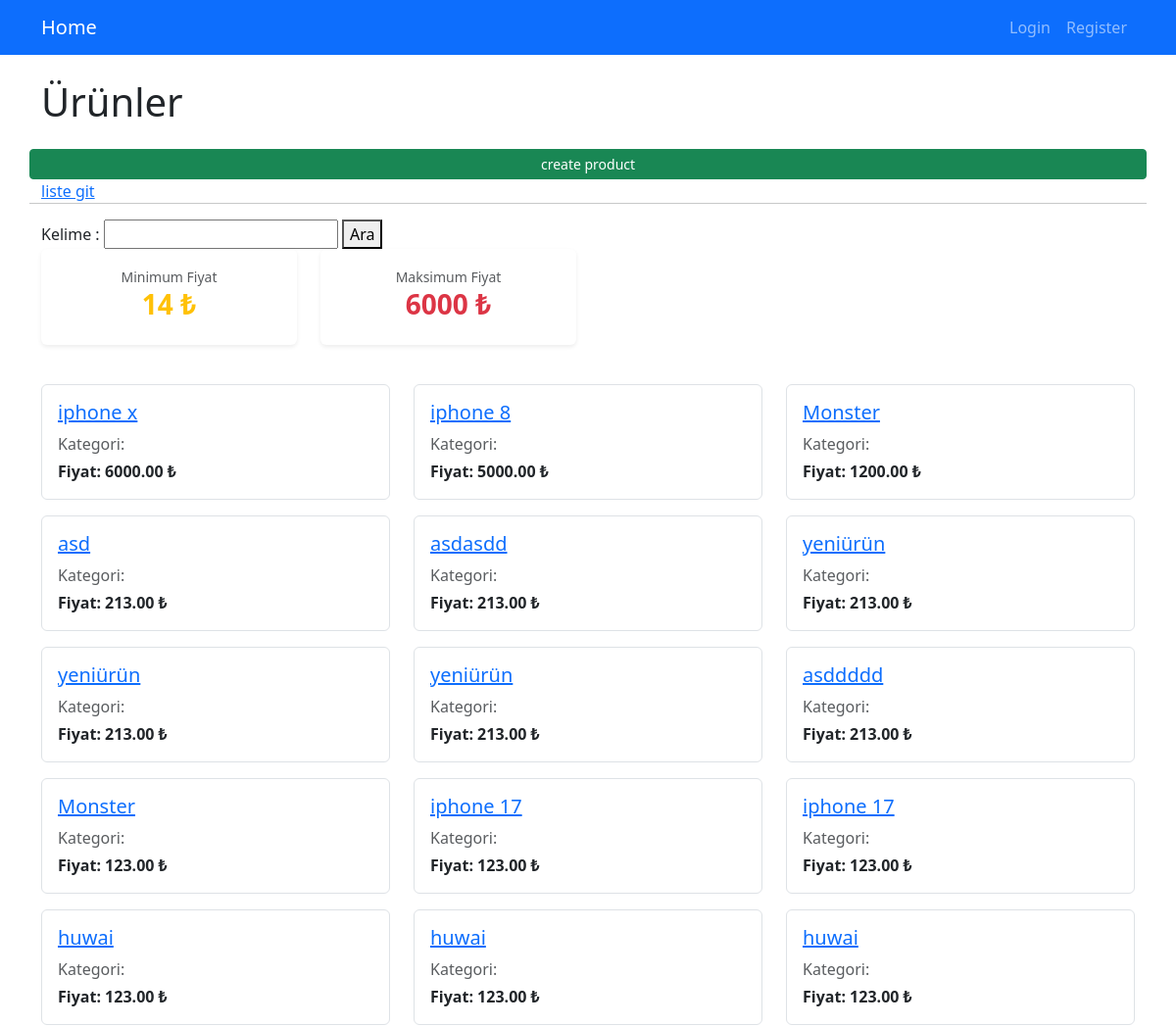
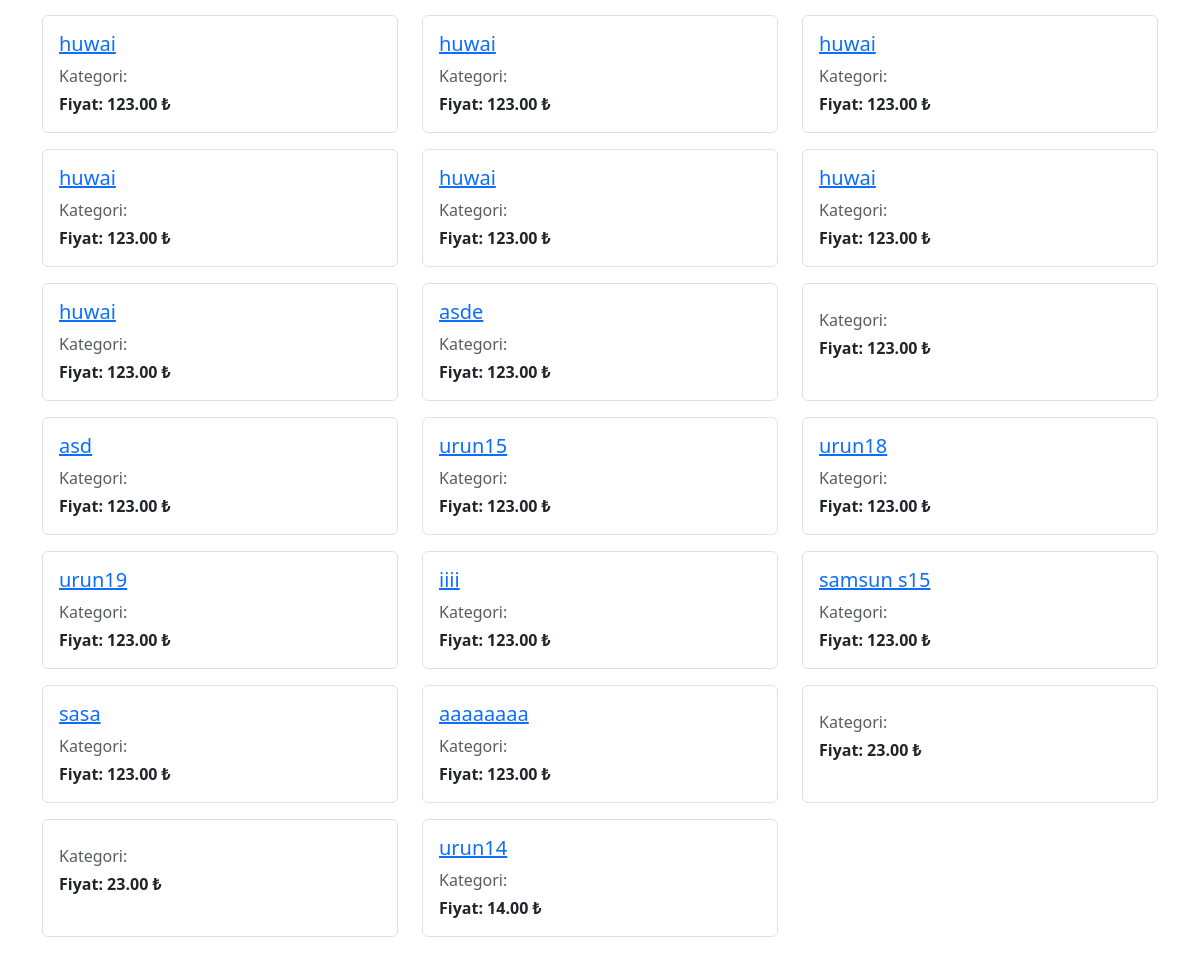
The app's page /products/, older data (2 pictures, top to bottom).
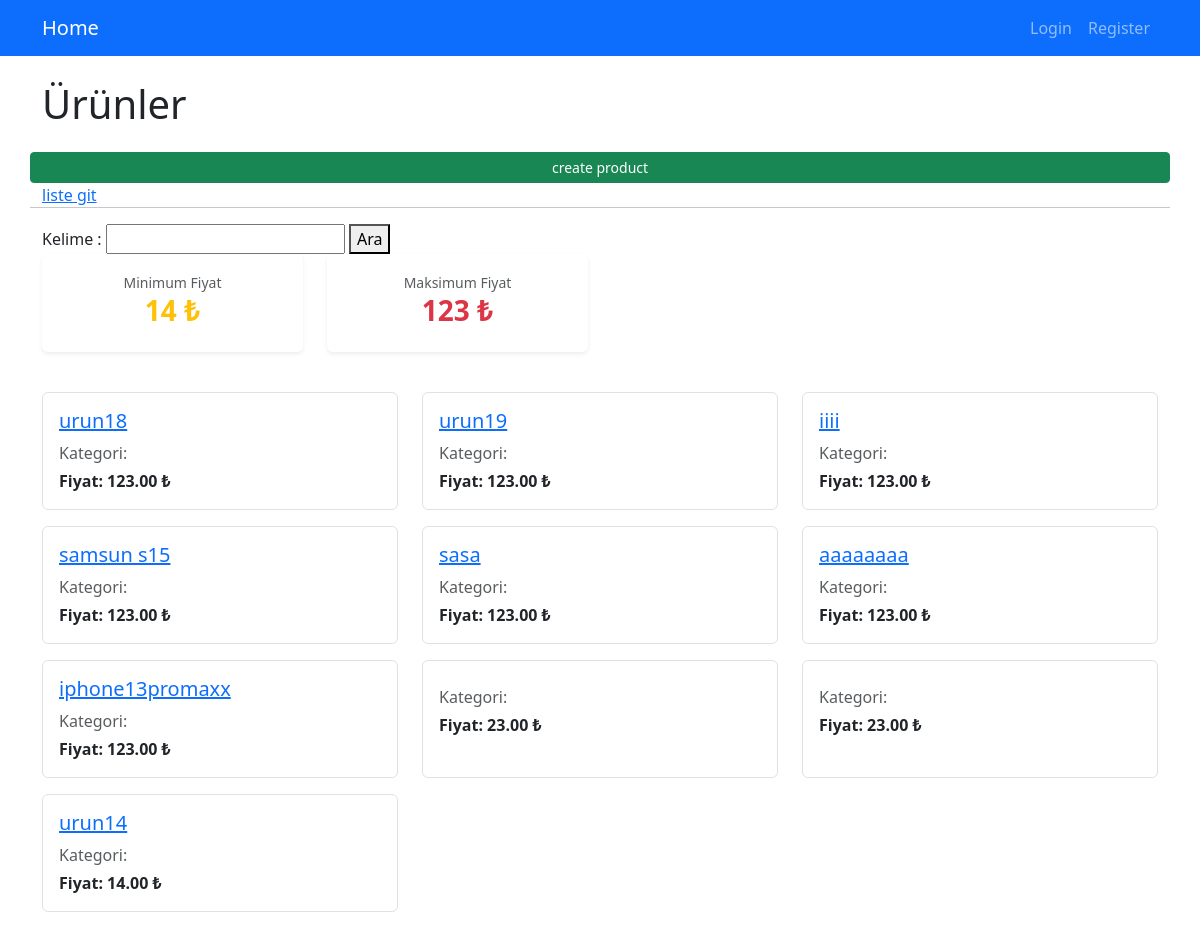
The same page, newer data.
### myapp/models.py (models this page shows, shortened)
class Product(models.Model):
    name= models.CharField(max_length=50) # varchar max 50 sql karşılığı
    price = models.DecimalField( max_digits=8, decimal_places=2)
    description=models.CharField(max_length=200)
    image = models.FileField(upload_to="images/", blank=True, null=True)
    isActive= models.BooleanField(default=True)#NULL =>null=True DEĞER içeriz herhangi bir kayıt olmaz yani 0 yada 1 olarak gelmez, illa true false olmasına gerek yok
    """category=models.ForeignKey(Category, on_delete=models.CASCADE,null=True, related_name="products") # ilişki kurduk category ile burda , bir kategori silinirse ona bağlı ürünlerde silinsin istiyoruz on_delete=models.CASCADE ile , null=True bu alan boş geçilebilir demek..////Cascade yerine on_delete=models.SET_NULL da kullanılabilir bu durumda kategori silinirse ürün kalır ama kategorisi null olur null=true olması gerek ama dikkat bunu tanımlarsan, yada setdafult bi değer///"""
    supplier=models.ForeignKey(Supplier, on_delete=models.CASCADE, null=True,)
    categories=models.ManyToManyField(Category) #bir ürün birden fazla kategoriye ait olabilir bir kategoriye de birden fazla ürün ait olabilir many to many ilişki kurduk
    slug =models.SlugField(default="", null=False, db_index=True ,blank=True) #mig olucak bunun için name göre bi veri bulcaz /1 yerine products/telefonu bulcaz bunun sayesinde zaten otomatik oluşuyor sluga adminde görmemek için editable create aşamsında o kendi kendiine oluşcak zaten
    """
    def save(self, *args, **kwargs):
        # self.slug= self.name.replace(" ","-").lower() #  bu yapı yerine yada boşlukları silin türkçe akrakterleri ing yapn çeviren bir yapıyı kullancaz slugify bu yapida
        self.slug= slugify(self.name)
        super().save(*args, **kwargs)
    """

### myapp/views.py (the view)
# urls.py: path('',  views.index, name='products'),     # ikisindede index gelir
def index(request):
    products=Product.objects.all().order_by("-price") #fiyat a göre sıralama azalan yükseğden -düşüğe
    product_max=Product.objects.aggregate(Max("price"))
    product_min=Product.objects.aggregate(Min("price"))
    context={
        "products":products,
        "max_price":product_max,
        "min_price":product_min
    }
    return render(request,'index.html',context)

### templates/index.html (shortened to what this page needs)
{% extends "layout.html" %}
{% load static %}
{% block content %}
<div class="container mt-4">
    <h1 class="mb-4">Ürünler</h1>
    <div class="row mb-4">
        <a href="create"  class="btn btn-success btn-sm px-1"> create product</a>
        <a href="list">liste git</a>
        <hr>
        <form action="list" method="get">
            Kelime : <input type="text" name="q" >
            <button type="submit">Ara</button>
        </form>
        <div class="col-md-3 col-sm-6 mb-3">
            <div class="card shadow-sm border-0 text-center">
                <div class="card-body">
                    <small class="text-muted">Minimum Fiyat</small>
                    <h3 class="fw-bold text-warning">
                        {{ min_price.price__min }} ₺
                    </h3>
                </div>
            </div>
        </div>
        <div class="col-md-3 col-sm-6 mb-3">
            <div class="card shadow-sm border-0 text-center">
                <div class="card-body">
                    <small class="text-muted">Maksimum Fiyat</small>
                    <h3 class="fw-bold text-danger">
                        {{ max_price.price__max }} ₺
                    </h3>
                </div>
            </div>
        </div>
    </div>
    <div class="row">
        {% for product in products %}
            <div class="col-md-4 mb-3">
                <div class="product-item p-3 border rounded h-100">
                    <h5 class="product-title">
                        <a href="{% url 'product_details' slug=product.slug %}">
                            {{ product.name }}
                        </a>
                    </h5>
                    <p class="text-muted mb-1">
                        Kategori: {{ product.category }}
                    </p>
                    <p class="fw-bold mb-0">
                        Fiyat: {{ product.price }} ₺
                    </p>
                </div>
            </div>
        {% empty %}
            <div class="col">
                <p class="text-muted">Henüz ürün eklenmemiş.</p>
            </div>
        {% endfor %}
    </div>
</div>
{% endblock %}

### templates/layout.html (shortened to what this page needs)
{% load static %}
<!DOCTYPE html>
<html lang="en">
<head>
    <link href="https://cdn.jsdelivr.net/npm/bootstrap@5.3.8/dist/css/bootstrap.min.css"
      rel="stylesheet"
>
    <link rel="stylesheet" href="{% static 'css/styles.css' %}">
</head>
<body>
    {% include "partials/_header.html" %}
    {% block content %}
    {% endblock %}
</body>
</html>

### templates/partials/_header.html (shortened to what this page needs)
<header>
    <nav class="navbar navbar-expand-lg navbar-dark bg-primary mb-3">
        <div class="container">
            <a class="navbar-brand" href="/products">Home</a>
            <div class="collapse navbar-collapse" id="navbarNav">
                <ul class="navbar-nav ms-auto">
                    {% if user.is_authenticated  %}
                    <li class="nav-item">
                        <a href="{% url 'logout' %}" class="nav-link">Logout</a>
                    </li>
                    <li class="nav-item">
                        <a href="{% url 'change_password' %}" class="nav-link">Change Paswword</a>
                    </li>
                    <li class="nav-item">
                        <a href="#" class="nav-link">Hoşgeldin, {{user.username}}</a>
                    </li>
                    {% else %}
                     <li class="nav-item">
                        <a href="{% url 'login' %}" class="nav-link">Login</a>
                    </li>
                    <li class="nav-item">
                        <a href="{% url 'register' %}" class="nav-link">Register</a>
                    </li>
                    {% endif %}
                </ul>
            </div>
        </div>
    </nav>
</header>

Row changes from the older to the newer data that the page shows:
removed Product: name "iphone x", price "6000.00"
removed Product: name "iphone 8", price "5000.00"
removed Product: name "Monster", price "1200.00"
removed Product: name "asd", price "213.00"
removed Product: name "asdasdd", price "213.00"
removed Product: name "yeniürün", price "213.00"
removed Product: name "yeniürün", price "213.00"
removed Product: name "yeniürün", price "213.00"
removed Product: name "asddddd", price "213.00"
removed Product: name "Monster", price "123.00"
removed Product: name "iphone 17", price "123.00"
removed Product: name "iphone 17", price "123.00"
removed Product: name "huwai", price "123.00"
removed Product: name "huwai", price "123.00"
removed Product: name "huwai", price "123.00"
removed Product: name "huwai", price "123.00"
removed Product: name "huwai", price "123.00"
removed Product: name "huwai", price "123.00"
removed Product: name "huwai", price "123.00"
removed Product: name "huwai", price "123.00"
removed Product: name "huwai", price "123.00"
removed Product: name "huwai", price "123.00"
removed Product: name "asde", price "123.00"
removed Product: price "123.00"
removed Product: name "asd", price "123.00"
removed Product: name "urun15", price "123.00"
added Product: name "iphone13promaxx", price "123.00"
Text that changed along with them:
{{ max_price.price__max }}: "6000" → "123"
